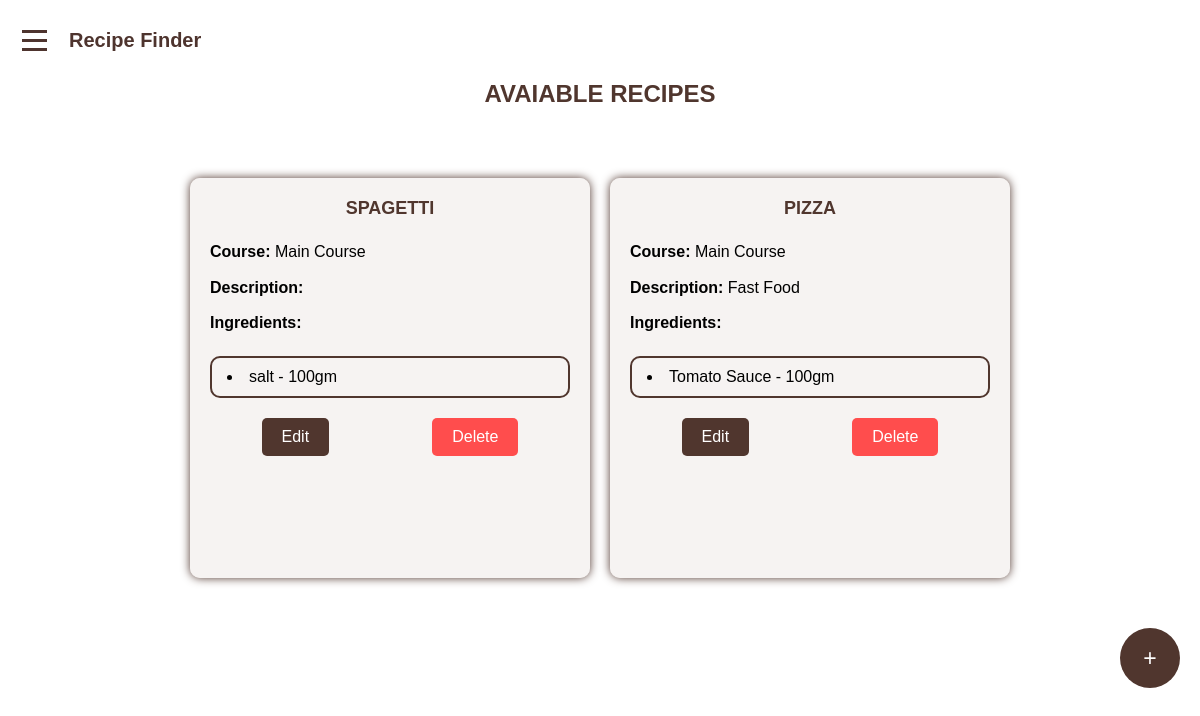
Before: /admins/view-recipes/ with the older database file.
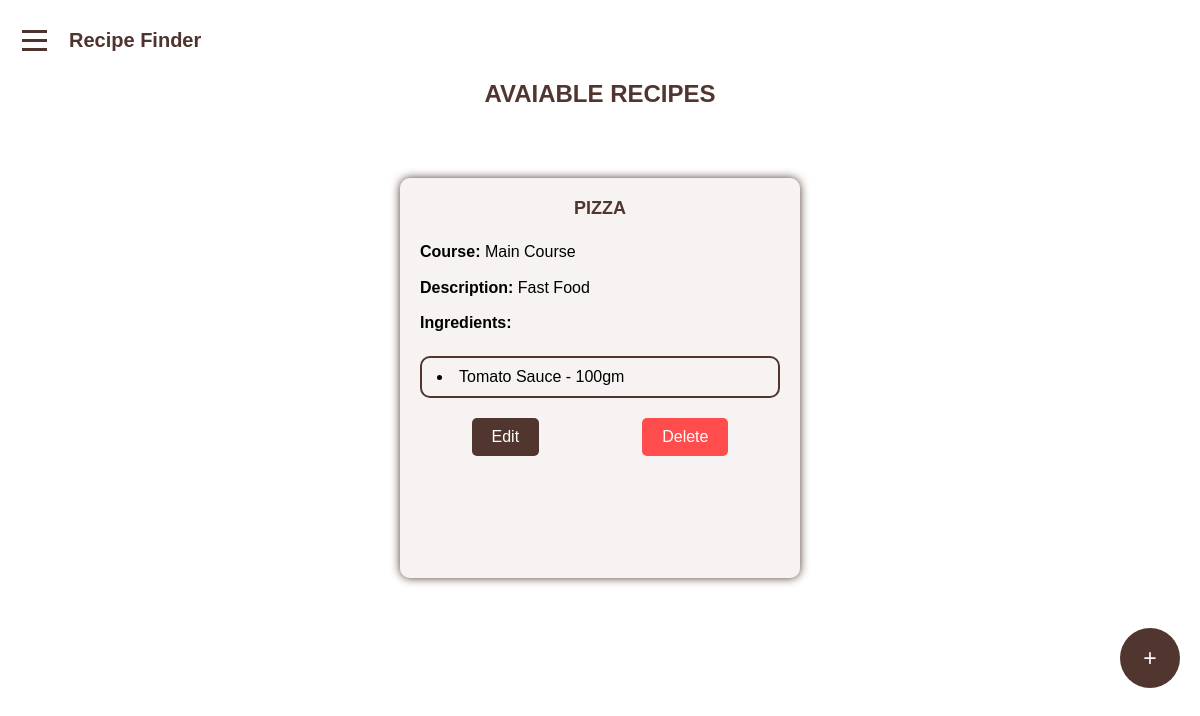
After: the same page with the newer database file.
### admins/models.py (models this page shows, shortened)
class Recipe(models.Model):
    id = models.AutoField(primary_key=True)
    name = models.CharField(max_length=100)
    description = models.TextField(null=True)
    course = models.TextField(null=True)
    duration = models.TextField(null=True)
    rate = models.IntegerField(null=True)
    instructions = models.TextField(null=True)
    image = models.ImageField(upload_to='recipes/%y/%m/%d/')
    created_at = models.DateTimeField(auto_now_add=True)
    updated_at = models.DateTimeField(auto_now=True)

class Ingredient(models.Model):
    recipe = models.ForeignKey(Recipe, on_delete=models.CASCADE, related_name='ingredients', null=True)
    name = models.CharField(max_length=100)
    quantity = models.CharField(max_length=50)

### admins/views.py (the view)
# urls.py: path('view-recipes/', view_recipes, name='view_recipes'),
@require_http_methods(["GET"])
def view_recipes(request):
    return render(request, 'view_recipes.html', {'recipes': Recipe.objects.all()})

### admins/templates/view_recipes.html (shortened to what this page needs)
<!DOCTYPE html>
<html lang="en">
<head>
    {% load static %}
    <link rel="stylesheet" href="{% static 'css/view_recipes.css' %}">
</head>
<body>
    <div class="container">
        <div class="menu-container">
            <div class="hamburger">
                <span></span>
                <span></span>
                <span></span>
            </div>
            <div class="logo">Recipe Finder</div>
        </div>
        <h2>Avaiable Recipes</h2>
        <div class="data">
            {% for recipe in recipes %}
                <div class="recipe_card">
                    <h2>{{recipe.name}}</h2>
                    <p><strong>Course:</strong> {{recipe.course}}</p>
                    <p><strong>Description:</strong> {{recipe.description}}</p>
                    <p><strong>Ingredients:</strong></p>
                    <ul>
                        {% for ingredient in recipe.ingredients.all %}
                            <li>{{ingredient.name}} - {{ingredient.quantity}}</li>
                        {% endfor %}
                    </ul>
                    <div class="buttons">
                        <button id="edit_recipe" onclick="edit_recipe('{{recipe.id}}')" type="button">Edit</button>
                        <button id="delete_recipe" onclick="delete_recipe('{{recipe.id}}')" type="button">Delete</button>
                    </div>
                </div>
            {% endfor %}
        </div>
        <button class="add">+</button>
    </div>
</body>
</html>

Changed rows visible on the page:
removed Recipe: name "SPAGETTI", course "Main Course"
removed Ingredient: name "salt", quantity "100gm", shown under "SPAGETTI"
